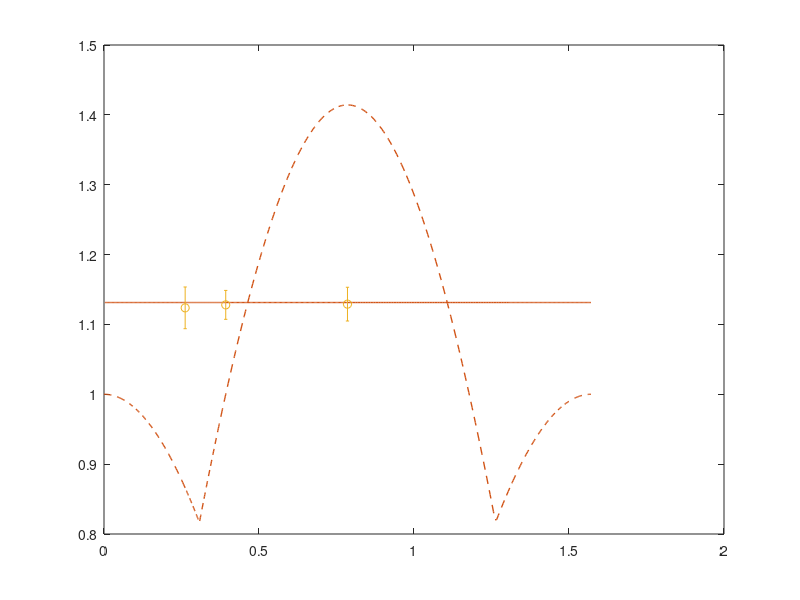

Recreate this plot in MATLAB. (Note: this script raises an error after producing the figure.)
clc
clear
theta=[linspace(0,pi/12),linspace(pi/12,pi/8),linspace(pi/8,pi/4),linspace(pi/4,pi/2-pi/12),linspace(pi/2-pi/12,pi/2)];
p=1;
for n=1:size(theta,2)
    state=[cos(theta(n));0;0;0;0;0;0;sin(theta(n))];
    pro0=state*state';
    pro=kron(pro0,pro0);
    sigmax=[0 1;1 0];
    sigmaz=[1 0;0 -1];
    sigmay=[0 -1i;1i 0];
    mx(:,:,1)=[sin(pi/4);cos(pi/4)]*[sin(pi/4);cos(pi/4)]';
    BSM(:,:,1)=1/2*[0;1;1;0]*[0;1;1;0]';
    A0=sigmay;
    A1=sigmax;
    C0=1/sqrt(2)*(sigmax+sigmay);
    C1=1/sqrt(2)*(sigmay-sigmax);
    
    s00(n)=trace(kron(kron(kron(kron(A0,mx(:,:,1)),BSM(:,:,1)),mx(:,:,1)),C0)*pro);
    s01(n)=trace(kron(kron(kron(kron(A0,mx(:,:,1)),BSM(:,:,1)),mx(:,:,1)),C1)*pro);
    s10(n)=trace(kron(kron(kron(kron(A1,mx(:,:,1)),BSM(:,:,1)),mx(:,:,1)),C0)*pro);
    s11(n)=trace(kron(kron(kron(kron(A1,mx(:,:,1)),BSM(:,:,1)),mx(:,:,1)),C1)*pro);
    ss(n)=trace(kron(kron(kron(kron(eye(2),mx(:,:,1)),BSM(:,:,1)),mx(:,:,1)),eye(2))*pro);
    
    
    L1(n)=s00(n)+s01(n)+s10(n)-s11(n);
    L2(n)=2.5*ss(n);
    L(n)=L1(n)/L2(n);
    A0=sigmay;
    A1=sigmax;
    B0=sigmay;
    B1=sigmax;
    C0=sigmay;
    C1=sigmax;
    M(n)=abs(trace(kron(A0,kron(B0,C1))*pro0)+trace(kron(A0,kron(B1,C0))*pro0)+trace(kron(A1,kron(B0,C0))*pro0)-trace(kron(A1,kron(B1,C1))*pro0))/2;
    if 3*sin(2*theta(n))^2>=1
        A0=sigmay;
        A1=sigmax;
        B0=1/sqrt(2)*(sigmax+sigmay);
        B1=1/sqrt(2)*(sigmax-sigmay);
        C0=sigmay;
        C1=sigmax;
    else
        A0=sigmaz;
        A1=sigmaz;
        B0=sigmaz;
        B1=-sigmaz;
        C0=-sigmaz;
        C1=-sigmaz;
    end
    
    S(n)=abs(-trace(kron(A0,kron(B0,C0))*pro0)-trace(kron(A0,kron(B0,C1))*pro0)-trace(kron(A0,kron(B1,C0))*pro0)+trace(kron(A0,kron(B1,C1))*pro0)-trace(kron(A1,kron(B0,C0))*pro0)+trace(kron(A1,kron(B0,C1))*pro0)+trace(kron(A1,kron(B1,C0))*pro0)+trace(kron(A1,kron(B1,C1))*pro0))/4;
    
    
end
figure('Units', 'centimeters', 'Position', [0, 0, 8.5, 4.5]); % 设置图形大小为宽 3.5cm、高 8.5cm
plot(theta,L,'LineStyle','-','Color',[.82 .33 .09],'linewidth',1')
hold on
plot(theta,S,'LineStyle','--','Color',[.82 .33 .09],'linewidth',1')



theta1=[pi/4,pi/8,pi/12];
load('L_pi_4.mat');
L11_mean(1)=L_mean;L11_error(1)=L_error;
LL11_mean(1)=LL_mean;LL11_error(1)=LL_error;
load('L_pi_8.mat');
L11_mean(2)=L_mean;L11_error(2)=L_error;
LL11_mean(2)=LL_mean;LL11_error(2)=LL_error;
load('L_pi_12.mat');
L11_mean(3)=L_mean;L11_error(3)=L_error;
LL11_mean(3)=LL_mean;LL11_error(3)=LL_error;
hold on
h1=errorbar(theta1,L11_mean,L11_error,'o','MarkerSize', 3,'MarkerEdgeColor', [.82 .33 .09],'MarkerFaceColor', [.82 .33 .09],'Color',[.82 .33 .09],'linewidth',1');
set(gca, 'xtick', [0,  pi/8, pi/4, 3*pi/8, pi/2]);
set(gca, 'xticklabel', {'0','$ \frac{\pi}{8}$','$\frac{\pi}{4}$','$\frac{3\pi}{8}$','$\frac{\pi}{2}$'}, 'TickLabelInterpreter', 'latex')


load('S1_pi_4.mat')
S11_mean(1)=S1_mean; S11_error(1)=S1_error;
load('S1_pi_8.mat')
S11_mean(2)=S1_mean; S11_error(2)=S1_error;
load('S1_pi_12.mat')
S11_mean(3)=S1_mean; S11_error(3)=S1_error;
hold on
h2=errorbar(theta1,S11_mean/4,S11_error/4,'^','MarkerSize', 3,'MarkerEdgeColor', [.82 .33 .09],'MarkerFaceColor', [.82 .33 .09],'Color',[.82 .33 .09],'linewidth',1');

% 设置阴影颜色
shadeColor1 = [0.35 0.35 0.35];
shadeColor2 = [0.65 0.65 0.65];% 浅灰色
shadeAlpha = 0.3;           % 透明度

% 绘制 theta 在 0 到 pi/12 范围内的阴影
hold on
%fill([0 pi/12 pi/12 0], [0.8 0.8 1.45 1.45], shadeColor1, 'FaceAlpha', shadeAlpha, 'EdgeColor', 'none');

% 绘制 theta 在 0 到 pi/8 范围内的阴影
fill([0 pi/8 pi/8 0], [0.8 0.8 1.45 1.45], shadeColor2, 'FaceAlpha', shadeAlpha, 'EdgeColor', 'none');

%fill([pi/2-pi/12 pi/2 pi/2 pi/2-pi/12], [0.8 0.8 1.45 1.45], shadeColor1, 'FaceAlpha', shadeAlpha, 'EdgeColor', 'none');

% 绘制 theta 在 0 到 pi/8 范围内的阴影
fill([pi/2-pi/8 pi/2 pi/2 pi/2-pi/8], [0.8 0.8 1.45 1.45], shadeColor2, 'FaceAlpha', shadeAlpha, 'EdgeColor', 'none');


%title('$\frac{\mathcal{L} _3}{\mathcal{R} _3}(v=1)\frac{\mathcal{L} _3}{\mathcal{R} _3}(v=0.95)\frac{S}{4}(v=1)\frac{S}{4}(v=0.95)$','interpreter','latex')
set(gca,'linewidth',1,'FontName', 'Arial');
yline(1,'linewidth',1)
xlabel('\theta');
ylim([0.8,1.45])
legend([h1 h2]);
